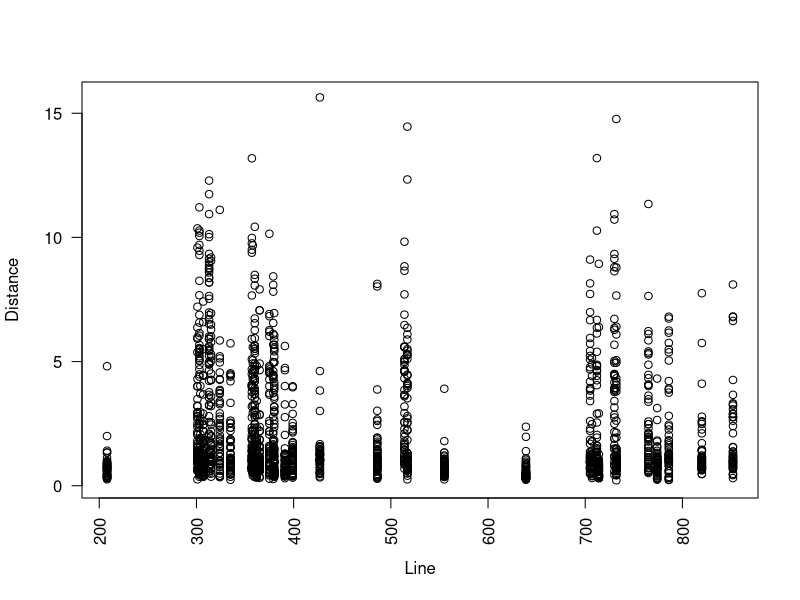
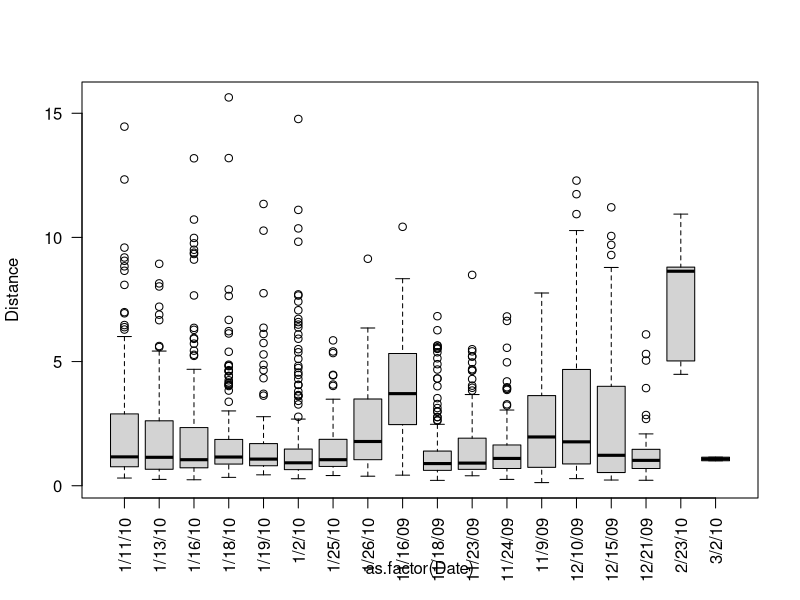
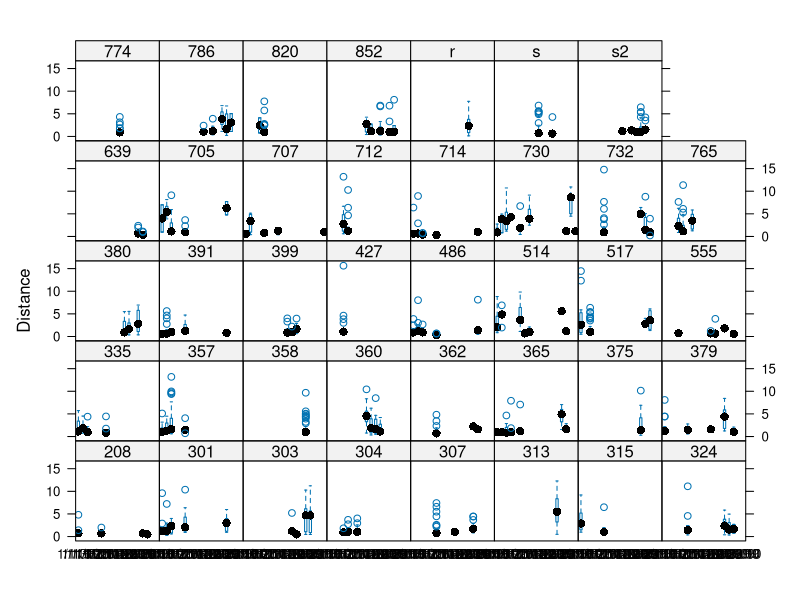
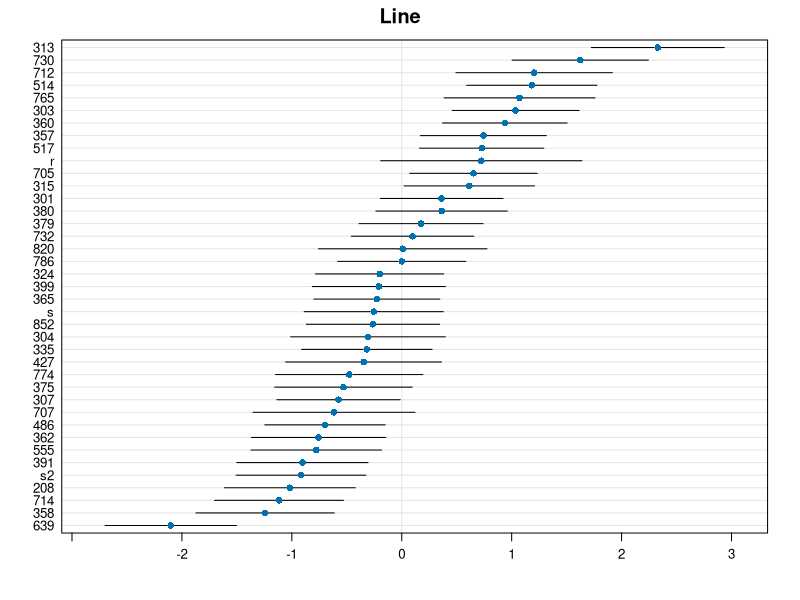
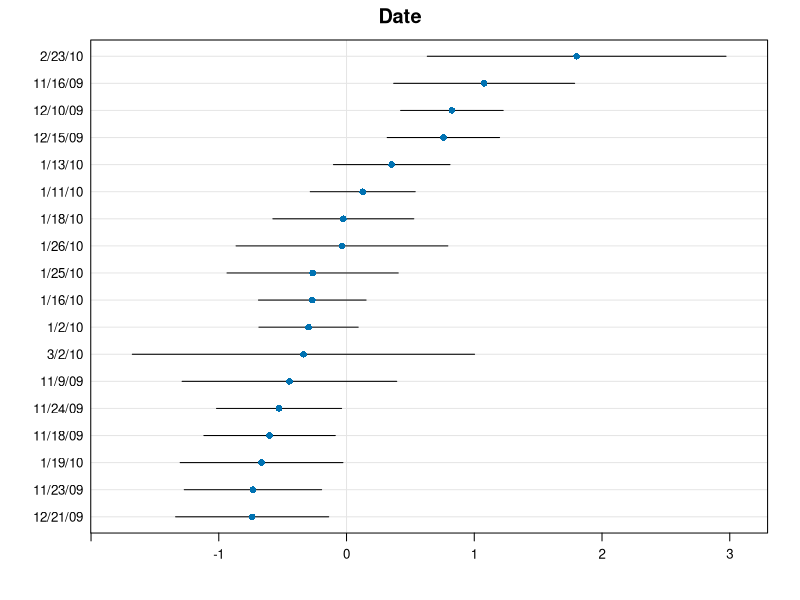
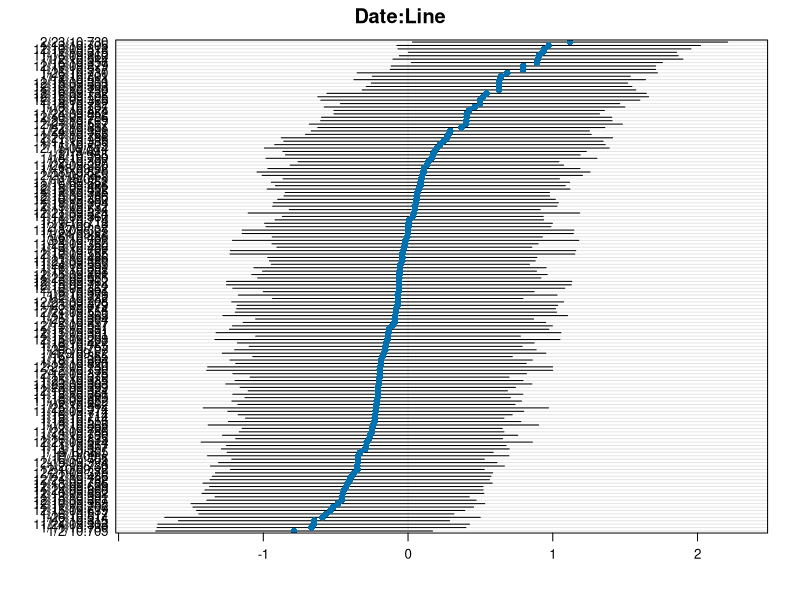
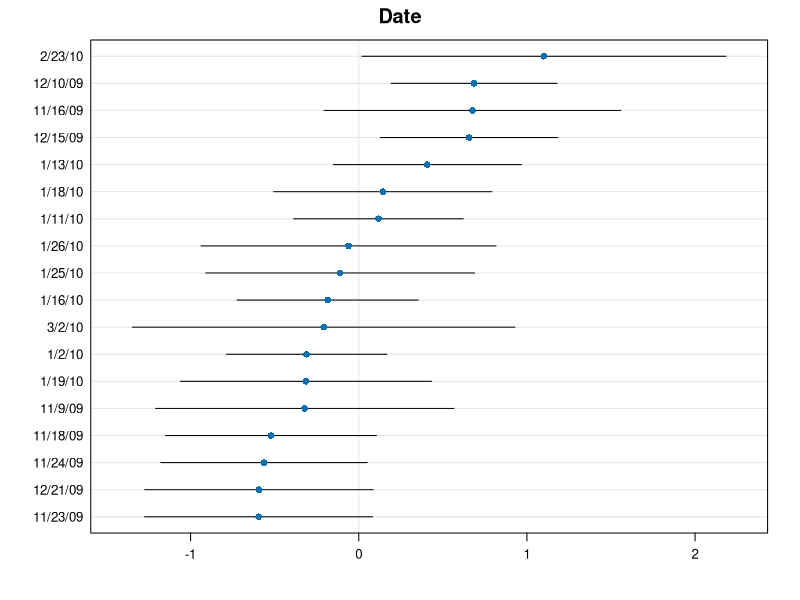
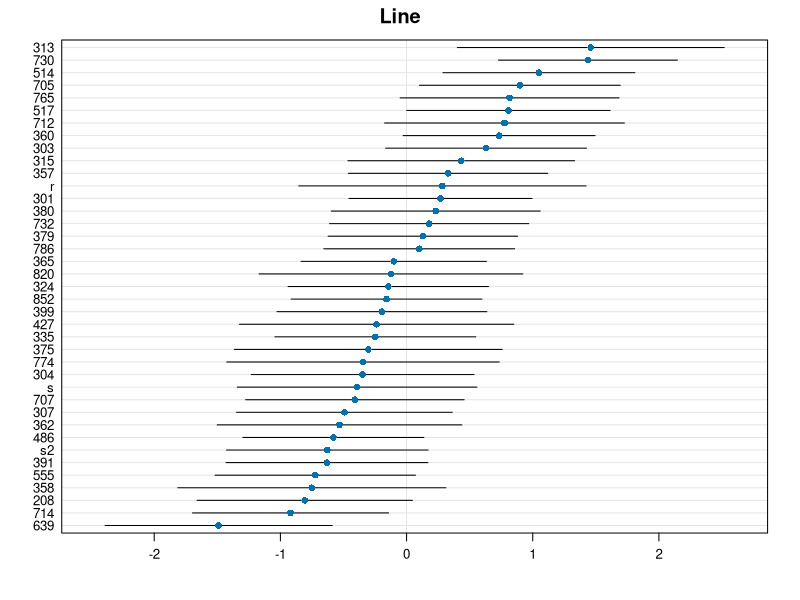

Generate these figures, in order, with R: (Note: this script raises an error after producing the figures.)
## ---- chunk 1
require(Rcpp)
require(lme4)
require(lattice)
## ---- chunk 2
tk_path_lengths <- read.csv("../TurnerKern_data/TurnerKernForaging.csv", h=T)

# Checking data input
summary(tk_path_lengths)
str(tk_path_lengths)
head(tk_path_lengths)
tail(tk_path_lengths)

# Checking to see if there is any missing data
colSums(is.na(tk_path_lengths))
## ---- chunk 3
table(tk_path_lengths$Date) 
## ---- chunk 4
table(tk_path_lengths$Line) 
## ---- chunk 5
table(tk_path_lengths[,1:2]) 
## ---- chunk 6
plot(Distance ~ Line, data=tk_path_lengths, las=2)
## ---- chunk 7
plot(Distance ~ as.factor(Date), data=tk_path_lengths, las=2)
## ---- chunk 8
bwplot(Distance ~ as.factor(Date)|Line, data=tk_path_lengths, las=2)
## ---- chunk 9
tk_path_lengths$Temp_c <- scale(tk_path_lengths$Temp, center=TRUE, scale=FALSE)

mod1 <- lmer(Distance ~ Temp_c + (1|Date) + (1|Line), data=tk_path_lengths, REML=TRUE)

# Let's take a look at the summary from this model.

summary(mod1)
## ---- chunk 10
dotplot(ranef(mod1,condVar=TRUE),
              scales = list(x = list(relation = 'free')), strip=FALSE)[["Line"]]
## ---- chunk 11
dotplot(ranef(mod1,condVar=TRUE),
              scales = list(x = list(relation = 'free')), strip=FALSE)[["Date"]]
## ---- chunk 12
mod1_noDate <- lmer(Distance ~ Temp_c + (1|Line), data=tk_path_lengths, REML=TRUE)
mod1_noLine <- lmer(Distance ~ Temp_c + (1|Date), data=tk_path_lengths, REML=TRUE)
mod1_noTemp <- lmer(Distance ~ 1 + (1|Date) + (1|Line), data=tk_path_lengths, REML=TRUE)
## ---- chunk 13
mod2 <- lmer(Distance ~ Temp_c + (1|Line) + (1|Date) + (1|Date:Line), data=tk_path_lengths, REML=TRUE)
## ---- chunk 14
dotplot(ranef(mod2,condVar=TRUE),
              scales = list(x = list(relation = 'free')), strip=FALSE)[["Date:Line"]]
## ---- chunk 15
dotplot(ranef(mod2,condVar=TRUE),
              scales = list(x = list(relation = 'free')), strip=FALSE)[["Date"]]
dotplot(ranef(mod2,condVar=TRUE),
              scales = list(x = list(relation = 'free')), strip=FALSE)[["Line"]]
## ---- chunk 16
AIC(mod1, mod1_noDate, mod1_noLine, mod1_noTemp, mod2)
BIC(mod1, mod1_noDate, mod1_noLine, mod1_noTemp, mod2)
logLik(mod1)
logLik(mod1_noDate)
logLik(mod1_noLine)
## ---- chunk 17
CI_mod1 <- confint(mod1)
CI_mod1
## ---- chunk 18
coef_mod1 <- coef(mod1)
lines_mod1 <- as.data.frame(coef_mod1$Line[,1])
rownames(lines_mod1) <- rownames(coef_mod1$Line)

### confirming that the above coefs are the BLUPs + intercept. Confirmed...
ranef_mod1 <- ranef(mod1)
lines_ranef_mod1 <- unlist(ranef_mod1$Line)
cor(lines_mod1, lines_ranef_mod1)
plot(lines_mod1[,1], lines_ranef_mod1, pch=20)
## ---- chunk 19
# This computes raw line means, ignoring sample sizes or dates.
line_means <- tapply(tk_path_lengths$Distance, INDEX=tk_path_lengths$Line, FUN=mean)

cor(line_means,lines_mod1)
plot(line_means,lines_mod1[,], pch=20)
## ---- chunk 20
# estimate in lm
mod3_lm <- lm(Distance ~ 1 + Temp_c + Line + Date, data=tk_path_lengths)
mod3_lm_noDate <- lm(Distance ~ 1 + Temp_c + Line, data=tk_path_lengths)
mod3_lm_noLine <- lm(Distance ~ 1 + Temp_c + Date, data=tk_path_lengths)
## ---- chunk 21
ConditionNumber <- function(model.x=model.object){
	x <- model.matrix(model.x)
    eigen.x <- eigen(t(x)%*%x)
    sqrt(max(eigen.x$values)/min(eigen.x$values))
}
## ---- chunk 22
ConditionNumber(mod3_lm)
ConditionNumber(mod3_lm_noDate)
ConditionNumber(mod3_lm_noLine)
## ---- chunk 23
car::vif(mod3_lm) 
car::vif(mod3_lm_noDate)
car::vif(mod3_lm_noLine) 
## ---- chunk 24
ms_path_lengths <- read.csv("../TurnerKern_data/MS_DGRP_foraging.csv", h=T)

# Checking data input
summary(ms_path_lengths)
str(ms_path_lengths)
head(ms_path_lengths)
tail(ms_path_lengths)

# Change BB to 'r' for rover
levels(ms_path_lengths$Line)[34] <- "r"

#Change ee to 's' for sitter
levels(ms_path_lengths$Line)[35] <- "s"

# Checking to see if there is any missing data
colSums(is.na(ms_path_lengths))
## ---- chunk 25
table(ms_path_lengths$Day) 
## ---- chunk 26
table(ms_path_lengths$Line) 
## ---- chunk 27
table(ms_path_lengths[,c(1,4)])
## ---- chunk 28
plot(Pathlength ~ Line, data=ms_path_lengths, las=2, 
    main="boxplot of path lengths for each line, unadjusted")
## ---- chunk 29
plot(Pathlength ~ as.factor(Day), data=ms_path_lengths, las=2,
    main="boxplot of path lengths for each Day, unadjusted")
## ---- chunk 30
bwplot(Pathlength ~ as.factor(Day)|Line, data=ms_path_lengths, las=2)
## ---- chunk 31
ms_mod1 <- lmer(Pathlength ~ 1 + (1|Day) + (1|Line), data=ms_path_lengths, REML=TRUE)

# Let's look at some summaries.
summary(ms_mod1)
## ---- chunk 32
dotplot(ranef(ms_mod1,condVar=TRUE), strip=FALSE,
              scales = list(x = list(relation = 'free')))[["Line"]]
## ---- chunk 33
dotplot(ranef(ms_mod1,condVar=TRUE), strip=FALSE,
              scales = list(x = list(relation = 'free')))[["Day"]]
## ---- chunk 34
ms_mod1_lm <- lm(Pathlength ~ 1 + as.factor(Day) + Line, data=ms_path_lengths)

ConditionNumber(ms_mod1_lm)
car::vif(ms_mod1_lm) 
## ---- chunk 35
# Some set up (not really necessary)
ms_mod1_coef <- coef(ms_mod1)
ms_line <- as.data.frame(ms_mod1_coef$Line)
colnames(ms_line) <- "blup"

line_names <- as.character(rownames(ms_line))

ms_line <- as.data.frame(cbind(ms_line, line_names))
tt_line <- as.data.frame(cbind(lines_mod1, names =rownames(lines_mod1)))

merged_data <- merge(ms_line,lines_mod1,by="row.names")
## ---- chunk 36
plot(merged_data[,c(2,4)], xlab="Sokolowski", ylab="Turner_Kern", pch=20,
    main="Correlation of BLUPs for DGRP lines as measured across two labs")

# Consistent with plot the data is only moderately correlated.
cor.test(x=merged_data[,2], y=merged_data[,4])
## ---- chunk 37
tt_line_means <- tapply(tk_path_lengths$Distance, INDEX=tk_path_lengths$Line, FUN=mean)
ms_line_means <- tapply(ms_path_lengths$Pathlength, INDEX=ms_path_lengths$Line, FUN=mean)

merged_line_means <- merge(tt_line_means, ms_line_means, by="row.names")
cor.test(merged_line_means[,2], merged_line_means[,3])

plot(merged_line_means[,c(3,2)], pch=20,
    main="Correlation of line means (unadjusted) for DGRP lines as measured across two labs",
    xlab="Sokolowski", ylab="Turner_Kern")
